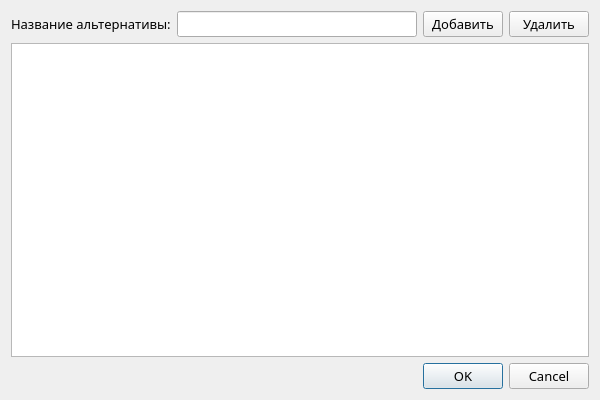
<?xml version="1.0" encoding="UTF-8"?>
<ui version="4.0">
 <class>CriteriaaAndAlternativesDialog</class>
 <widget class="QDialog" name="CriteriaaAndAlternativesDialog">
  <property name="geometry">
   <rect>
    <x>0</x>
    <y>0</y>
    <width>600</width>
    <height>400</height>
   </rect>
  </property>
  <property name="font">
   <font>
    <family>JetBrains Mono Light</family>
    <pointsize>10</pointsize>
   </font>
  </property>
  <property name="focusPolicy">
   <enum>Qt::TabFocus</enum>
  </property>
  <property name="windowTitle">
   <string>Добавление альтернатив</string>
  </property>
  <layout class="QVBoxLayout" name="verticalLayout_2">
   <item>
    <layout class="QHBoxLayout" name="horizontalLayout">
     <item>
      <widget class="QLabel" name="label">
       <property name="font">
        <font>
         <family>JetBrains Mono Light</family>
         <pointsize>10</pointsize>
        </font>
       </property>
       <property name="text">
        <string>Название альтернативы:</string>
       </property>
      </widget>
     </item>
     <item>
      <widget class="QLineEdit" name="lineEdit"/>
     </item>
     <item>
      <widget class="QPushButton" name="pushButton">
       <property name="font">
        <font>
         <family>JetBrains Mono</family>
         <pointsize>10</pointsize>
        </font>
       </property>
       <property name="focusPolicy">
        <enum>Qt::TabFocus</enum>
       </property>
       <property name="text">
        <string>Добавить</string>
       </property>
      </widget>
     </item>
     <item>
      <widget class="QPushButton" name="removePushButton">
       <property name="font">
        <font>
         <family>JetBrains Mono Light</family>
         <pointsize>10</pointsize>
        </font>
       </property>
       <property name="text">
        <string>Удалить</string>
       </property>
      </widget>
     </item>
    </layout>
   </item>
   <item>
    <layout class="QVBoxLayout" name="verticalLayout">
     <item>
      <widget class="QListWidget" name="listWidget">
       <property name="font">
        <font>
         <family>JetBrains Mono Light</family>
         <pointsize>12</pointsize>
        </font>
       </property>
      </widget>
     </item>
     <item>
      <widget class="QDialogButtonBox" name="buttonBox">
       <property name="orientation">
        <enum>Qt::Horizontal</enum>
       </property>
       <property name="standardButtons">
        <set>QDialogButtonBox::Cancel|QDialogButtonBox::Ok</set>
       </property>
      </widget>
     </item>
    </layout>
   </item>
  </layout>
 </widget>
 <resources/>
 <connections>
  <connection>
   <sender>buttonBox</sender>
   <signal>accepted()</signal>
   <receiver>CriteriaaAndAlternativesDialog</receiver>
   <slot>accept()</slot>
   <hints>
    <hint type="sourcelabel">
     <x>248</x>
     <y>254</y>
    </hint>
    <hint type="destinationlabel">
     <x>157</x>
     <y>274</y>
    </hint>
   </hints>
  </connection>
  <connection>
   <sender>buttonBox</sender>
   <signal>rejected()</signal>
   <receiver>CriteriaaAndAlternativesDialog</receiver>
   <slot>reject()</slot>
   <hints>
    <hint type="sourcelabel">
     <x>316</x>
     <y>260</y>
    </hint>
    <hint type="destinationlabel">
     <x>286</x>
     <y>274</y>
    </hint>
   </hints>
  </connection>
 </connections>
</ui>
